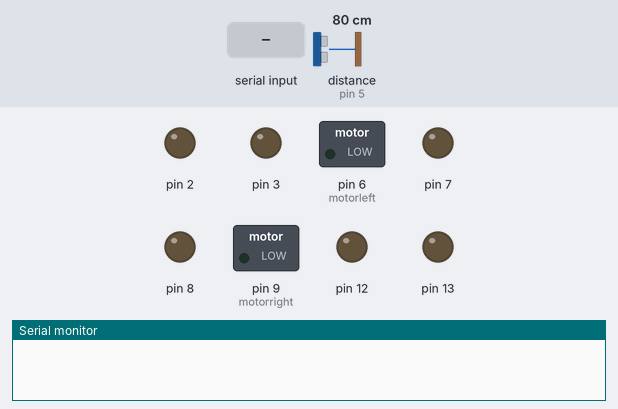
This sketch was run on a simulated Arduino Uno, built with avr-gcc and run on an emulated ATmega328P. Shown: switched loads named in the sketch (green lamp = pin HIGH), output pins drawn as LEDs (lit = HIGH), the last lines printed to the serial monitor. Wiring (inferred from the names in the program): ultrasonic range finder: trigger pin 4; echo pin 5. The inputs (shaded band) are chosen by the test bench; at power-on: distance to the obstacle (sensor on pin 5) 80 cm. The echo pulse lasts 58.3 µs per cm; pins used as bus, display or sensor lines are not drawn.

Above: at 1.2 s.
1.3 s: distance to the obstacle (sensor on pin 5) set to 17 cm
2.8 s: distance to the obstacle (sensor on pin 5) set to 14 cm
At 3.4 s:
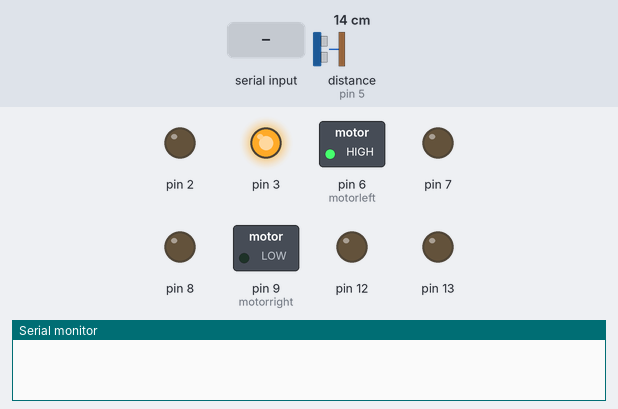
5.8 s: "90,45,200\n" received over Serial
At 7.0 s:
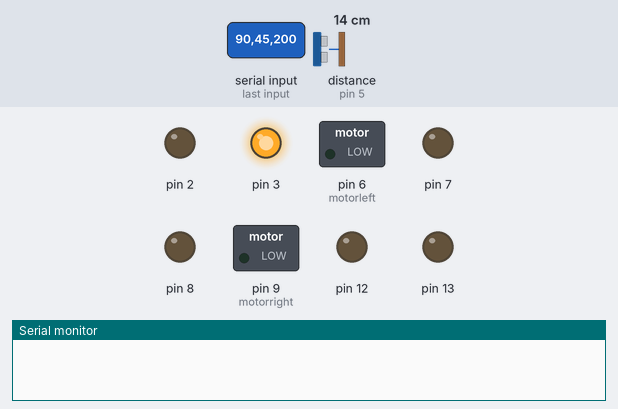
8.8 s: "30,150,10,200\n" received over Serial
At 10.6 s:
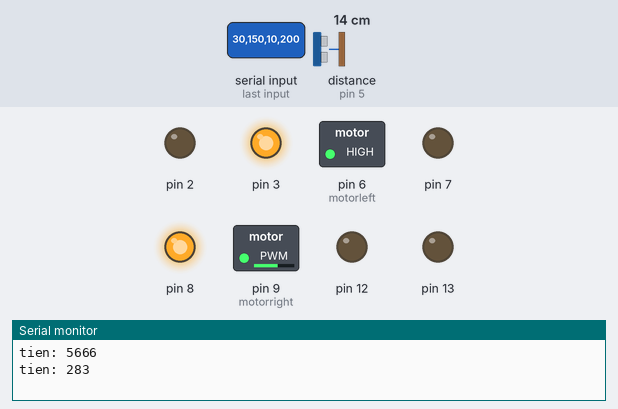
11.8 s: "1,90,45\n" received over Serial
At 12.3 s:
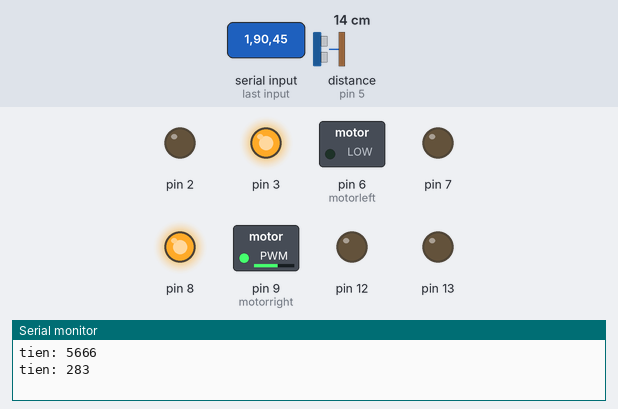
14.8 s: "30,150,10\n" received over Serial
At 17.6 s:
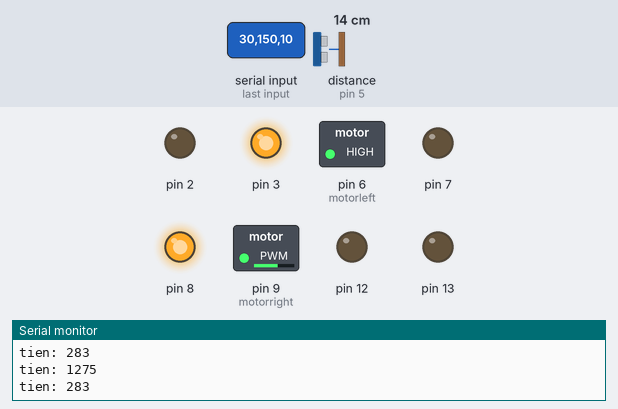
Timing chart, 0 to 18.8 s (numbered marks = the images above; inputs shaded):
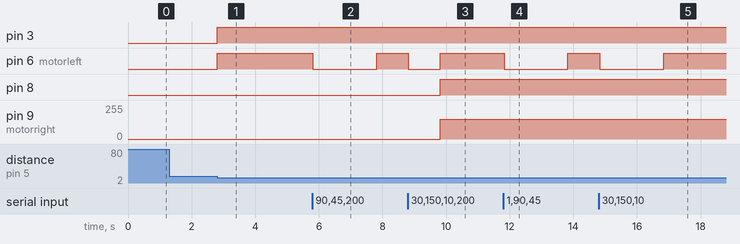

The sketch:

Xe_DK.ino
```cpp
#include <Servo.h>

#define TRIG_PIN 4
#define ECHO_PIN 5
#define TIME_OUT 20000

 float GetDistance()
{
  long duration, distanceCm;

  digitalWrite(TRIG_PIN, LOW);
  delayMicroseconds(2);
  digitalWrite(TRIG_PIN, HIGH);
  delayMicroseconds(10);
  digitalWrite(TRIG_PIN, LOW);

  duration = pulseIn(ECHO_PIN, HIGH, TIME_OUT);

  // convert to distance
  distanceCm = duration / 29.1 / 2;

  return distanceCm;
}

float x,y,z;
int a,b;
int pos;
int motorleft = 6;
int motorright = 9;
void setup()
{
Serial.begin(9600);

  pinMode(TRIG_PIN, OUTPUT);
  pinMode(ECHO_PIN, INPUT);

pinMode(12, OUTPUT);
pinMode(13, OUTPUT);

pinMode(motorleft, OUTPUT);
pinMode(2, OUTPUT);
pinMode(3, OUTPUT);

pinMode(motorright, OUTPUT);
pinMode(7, OUTPUT);
pinMode(8, OUTPUT);
}
void loop()

{
int speed;
Serial.flush();
if (Serial.available() > 0) {
a = Serial.parseInt();
b = Serial.parseInt();
x = Serial.parseFloat();
y = Serial.parseFloat();
z = Serial.parseFloat();

if(-11<x,y,z<11){
pos = map(int(y), -9, 9, -255, 255);
int val = map(int(x), -9, 9, -255, 255);

if( pos < -3 ){
  analogWrite(9, 150);
  digitalWrite(7, HIGH);
  digitalWrite(8 , LOW);
}
if( pos > 3 ){
  analogWrite(9, 150);
  digitalWrite(7, LOW);
  digitalWrite(8, HIGH);
}


if (val>=0){
analogWrite(motorleft, val);
digitalWrite(2, HIGH);
digitalWrite(3, LOW);
Serial.print("tien: ");
Serial.print(val);
Serial.println();
}

if(val<0){

analogWrite(motorleft, -val);
digitalWrite(3, HIGH);
digitalWrite(2, LOW);
Serial.print("lui: ");
Serial.print(-val);
Serial.println();
}
}
delay(5);
}

long distance = GetDistance();

if (distance <15){
analogWrite(motorleft, 255);
digitalWrite(3, HIGH);
digitalWrite(2, LOW);
delay(1000);
analogWrite(motorleft, 0);
}
}
```

Measured:
- the behaviour switches between 16 and 15 cm on distance to the obstacle (sensor on pin 5) (found by bisection; images 0 and 1)
- after the input at 1.3 s, every drawn part: stays the same
- after the input at 2.8 s, pin 3, pin 6 (motorleft): LOW → HIGH at once
- after the input at 5.8 s, pin 6 (motorleft): HIGH → LOW at once, → HIGH 2.0 s later
- after the input at 8.8 s, pin 6 (motorleft): HIGH → LOW at once, → HIGH 1.0 s later; pin 8: LOW → HIGH after 1.0 s; pin 9 (motorright): 0/255 → 150/255 after 1.0 s
- after the input at 11.8 s, pin 6 (motorleft): HIGH → LOW at once, → HIGH 2.0 s later
- after the input at 14.8 s, pin 6 (motorleft): HIGH → LOW at once, → HIGH 2.0 s later
